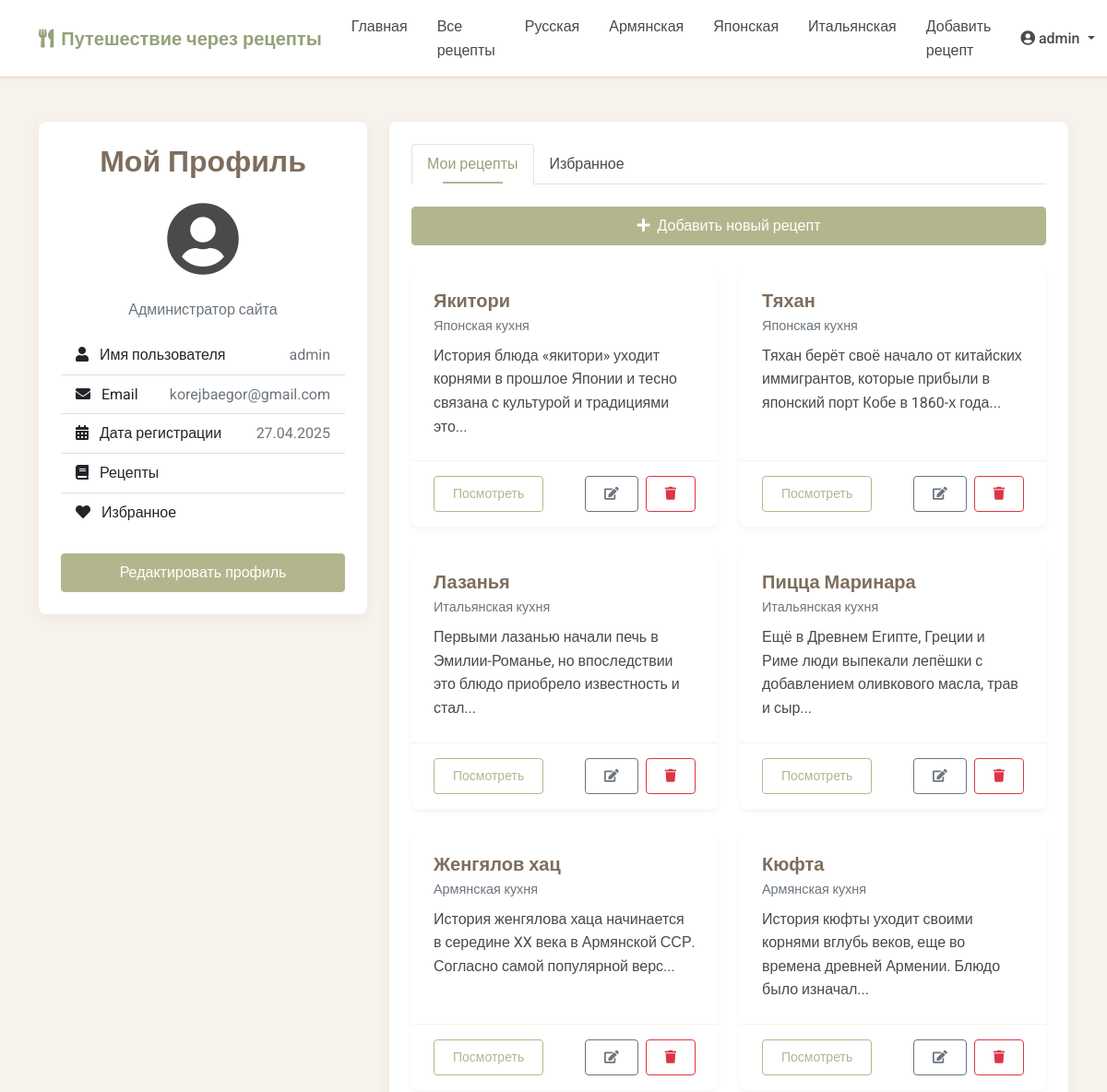
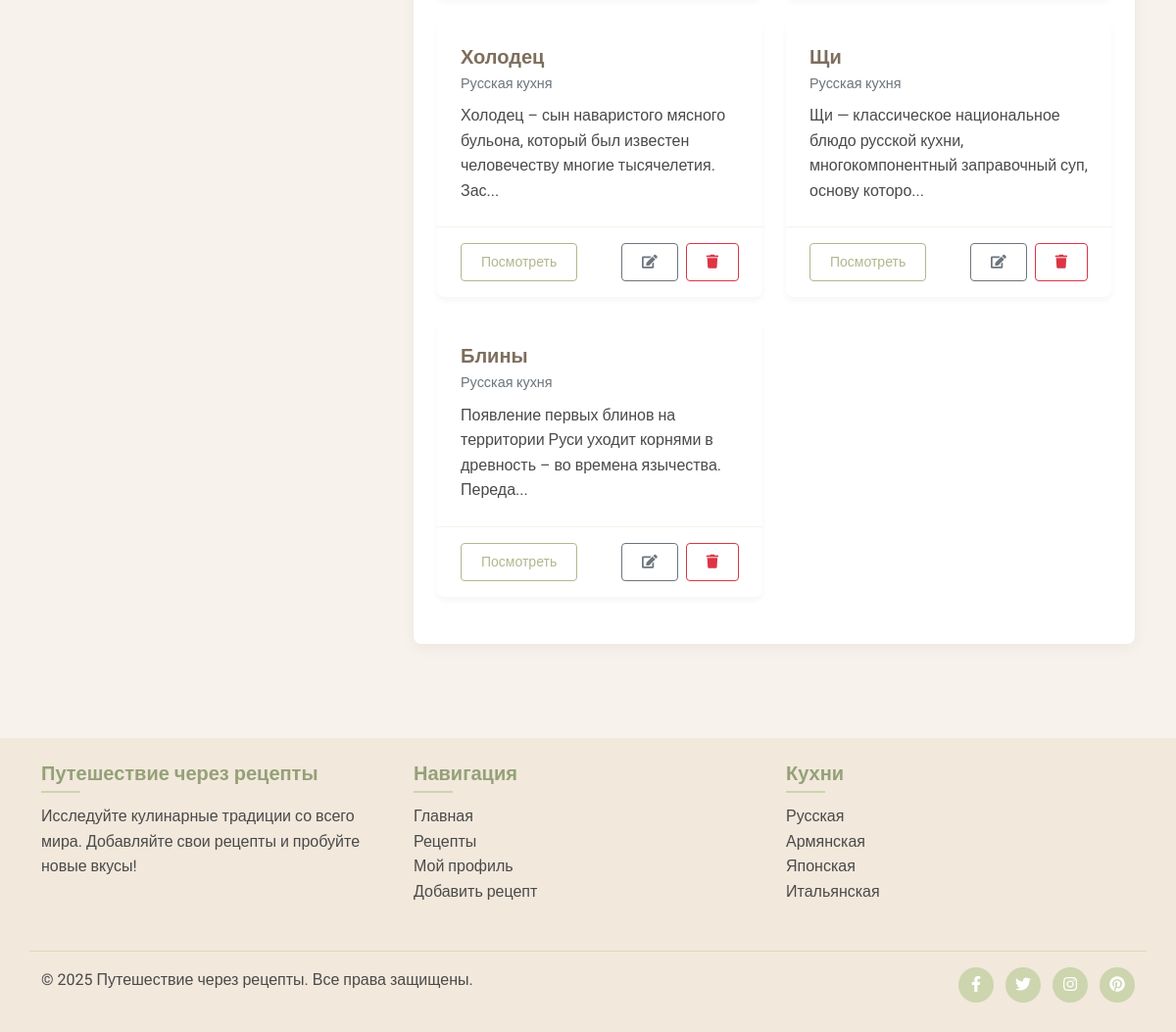
The app's page /profile (signed in) with its own data (2 pictures, top to bottom).
### models.py (models this page shows, shortened)
class Cuisine(db.Model):
    id = db.Column(db.Integer, primary_key=True)
    name = db.Column(db.String(64), unique=True, nullable=False)
    description = db.Column(db.Text)
    recipes = db.relationship('Recipe', backref='cuisine', lazy='dynamic')

class User(UserMixin, db.Model):
    id = db.Column(db.Integer, primary_key=True)
    username = db.Column(db.String(64), unique=True, nullable=False)
    email = db.Column(db.String(120), unique=True, nullable=False)
    password_hash = db.Column(db.String(256), nullable=False)
    is_admin = db.Column(db.Boolean, default=False)
    date_joined = db.Column(db.DateTime, default=datetime.utcnow)
    avatar = db.Column(db.String(256), default='default_avatar.png')  # URL или путь к аватарке пользователя
    bio = db.Column(db.Text, nullable=True)  # Биография пользователя
    recipes = db.relationship('Recipe', backref='author', lazy='dynamic', cascade='all, delete-orphan')
    favorites = db.relationship('Favorite', backref='user', lazy='dynamic', cascade='all, delete-orphan')
    comments = db.relationship('Comment', backref='author', lazy='dynamic', cascade='all, delete-orphan')
    ratings = db.relationship('Rating', backref='user', lazy='dynamic', cascade='all, delete-orphan')

class Recipe(db.Model):
    id = db.Column(db.Integer, primary_key=True)
    title = db.Column(db.String(128), nullable=False)
    description = db.Column(db.Text)
    ingredients = db.Column(db.Text, nullable=False)
    instructions = db.Column(db.Text, nullable=False)
    prep_time = db.Column(db.Integer)  # в минутах
    cook_time = db.Column(db.Integer)  # в минутах
    servings = db.Column(db.Integer)
    difficulty = db.Column(db.String(20))  # Легкий, Средний, Сложный
    created_at = db.Column(db.DateTime, default=datetime.utcnow)
    updated_at = db.Column(db.DateTime, default=datetime.utcnow, onupdate=datetime.utcnow)
    user_id = db.Column(db.Integer, db.ForeignKey('user.id'))
    cuisine_id = db.Column(db.Integer, db.ForeignKey('cuisine.id'))
    image_url = db.Column(db.String(1024))  # Добавляем поле для URL изображения
    favorites = db.relationship('Favorite', backref='recipe', lazy='dynamic', cascade='all, delete-orphan')
    comments = db.relationship('Comment', backref='recipe', lazy='dynamic', cascade='all, delete-orphan')
    ratings = db.relationship('Rating', backref='recipe', lazy='dynamic', cascade='all, delete-orphan')
    photos = db.relationship('RecipePhoto', backref='recipe', lazy='dynamic', cascade='all, delete-orphan')

### routes.py (the view, shortened to what this page needs)
@app.route('/profile', methods=['GET', 'POST'])
@login_required
def profile():
    form = ProfileForm(obj=current_user)
    user_recipes = Recipe.query.filter_by(user_id=current_user.id).order_by(Recipe.created_at.desc()).all()
    favorite_ids = [fav.recipe_id for fav in Favorite.query.filter_by(user_id=current_user.id).all()]
    favorite_recipes = Recipe.query.filter(Recipe.id.in_(favorite_ids)).all() if favorite_ids else []
    return render_template('profile.html', form=form, user_recipes=user_recipes, favorite_recipes=favorite_recipes)

### templates/profile.html (shortened to what this page needs)
{% extends 'base.html' %}
{% block content %}
<div class="container py-5">
    <div class="row">
        <div class="col-md-4 mb-4">
            <div class="card shadow-custom">
                <div class="card-body">
                    <h2 class="card-title text-center mb-4">Мой Профиль</h2>
                    <div class="text-center mb-4">
                        {% if current_user.avatar and current_user.avatar != 'default_avatar.png' %}
                            <img src="{{ current_user.avatar }}" alt="{{ current_user.username }}" class="rounded-circle mb-3" style="width: 120px; height: 120px; object-fit: cover;">
                        {% else %}
                            <i class="fas fa-user-circle fa-5x text-accent"></i>
                        {% endif %}
                    </div>
                    {% if current_user.bio %}
                        <div class="mb-3 text-center">
                            <p class="text-muted font-italic">{{ current_user.bio }}</p>
                        </div>
                    {% endif %}
                    <ul class="list-group list-group-flush mb-4">
                        <li class="list-group-item d-flex justify-content-between align-items-center">
                            <span><i class="fas fa-user me-2 text-accent"></i> Имя пользователя</span>
                            <span class="text-muted">{{ current_user.username }}</span>
                        </li>
                        <li class="list-group-item d-flex justify-content-between align-items-center">
                            <span><i class="fas fa-envelope me-2 text-accent"></i> Email</span>
                            <span class="text-muted">{{ current_user.email }}</span>
                        </li>
                        <li class="list-group-item d-flex justify-content-between align-items-center">
                            <span><i class="fas fa-calendar-alt me-2 text-accent"></i> Дата регистрации</span>
                            <span class="text-muted">{{ current_user.date_joined.strftime('%d.%m.%Y') }}</span>
                        </li>
                        <li class="list-group-item d-flex justify-content-between align-items-center">
                            <span><i class="fas fa-book me-2 text-accent"></i> Рецепты</span>
                            <span class="badge bg-accent rounded-pill">{{ user_recipes|length }}</span>
                        </li>
                        <li class="list-group-item d-flex justify-content-between align-items-center">
                            <span><i class="fas fa-heart me-2 text-accent"></i> Избранное</span>
                            <span class="badge bg-accent rounded-pill">{{ favorite_recipes|length }}</span>
                        </li>
                    </ul>
                    <button class="btn btn-primary w-100" data-bs-toggle="modal" data-bs-target="#editProfileModal">
                        Редактировать профиль
                    </button>
                </div>
            </div>
        </div>
        <div class="col-md-8">
            <div class="card shadow-custom">
                <div class="card-body">
                    <ul class="nav nav-tabs mb-4" id="profileTabs" role="tablist">
                        <li class="nav-item" role="presentation">
                            <button class="nav-link active" id="recipes-tab" data-bs-toggle="tab" data-bs-target="#recipes" type="button" role="tab" aria-controls="recipes" aria-selected="true">
                                Мои рецепты
                            </button>
                        </li>
                        <li class="nav-item" role="presentation">
                            <button class="nav-link" id="favorites-tab" data-bs-toggle="tab" data-bs-target="#favorites" type="button" role="tab" aria-controls="favorites" aria-selected="false">
                                Избранное
                            </button>
                        </li>
                    </ul>
                    <div class="tab-content" id="profileTabsContent">
                        <div class="tab-pane fade show active" id="recipes" role="tabpanel" aria-labelledby="recipes-tab">
                            {% if user_recipes %}
                                <div class="d-grid gap-3 mb-4">
                                    <a href="{{ url_for('add_recipe') }}" class="btn btn-primary">
                                        <i class="fas fa-plus me-2"></i>Добавить новый рецепт
                                    </a>
                                </div>
                                <div class="row">
                                    {% for recipe in user_recipes %}
                                        <div class="col-md-6 mb-4">
                                            <div class="card h-100">
                                                <div class="card-body">
                                                    <h5 class="card-title">{{ recipe.title }}</h5>
                                                    <p class="card-subtitle mb-2 text-muted">{{ recipe.cuisine.name }} кухня</p>
                                                    <p class="card-text">{{ recipe.description[:100] }}{% if recipe.description|length > 100 %}...{% endif %}</p>
                                                </div>
                                                <div class="card-footer bg-white">
                                                    <div class="d-flex justify-content-between align-items-center">
                                                        <a href="{{ url_for('recipe_detail', recipe_id=recipe.id) }}" class="btn btn-sm btn-outline-primary">Посмотреть</a>
                                                        <div>
                                                            <a href="{{ url_for('edit_recipe', recipe_id=recipe.id) }}" class="btn btn-sm btn-outline-secondary me-1">
                                                                <i class="fas fa-edit"></i>
                                                            </a>
                                                            <form action="{{ url_for('delete_recipe', recipe_id=recipe.id) }}" method="POST" class="d-inline" id="delete-recipe-form">
                                                                <button type="submit" class="btn btn-sm btn-outline-danger">
                                                                    <i class="fas fa-trash"></i>
                                                                </button>
                                                            </form>
                                                        </div>
                                                    </div>
                                                </div>
                                            </div>
                                        </div>
                                    {% endfor %}
                                </div>
                            {% endif %}
                        </div>
                    </div>
                </div>
            </div>
        </div>
    </div>
</div>
{% endblock %}

### templates/base.html (shortened to what this page needs)
<!DOCTYPE html>
<html lang="ru">
<head>
    <link href="https://cdn.jsdelivr.net/npm/bootstrap@5.1.3/dist/css/bootstrap.min.css" rel="stylesheet">
    <link rel="stylesheet" href="https://cdnjs.cloudflare.com/ajax/libs/font-awesome/5.15.4/css/all.min.css">
    <link rel="stylesheet" href="{{ url_for('static', filename='css/main.css') }}">
</head>
<body>
    <nav class="navbar navbar-expand-lg navbar-light sticky-top">
        <div class="container">
            <a class="navbar-brand" href="{{ url_for('index') }}">
                <i class="fas fa-utensils me-2"></i>Путешествие через рецепты
            </a>
            <div class="collapse navbar-collapse" id="navbarNav">
                <ul class="navbar-nav me-auto">
                    <li class="nav-item">
                        <a class="nav-link {% if request.path == url_for('index') %}active{% endif %}" href="{{ url_for('index') }}">Главная</a>
                    </li>
                    <li class="nav-item">
                        <a class="nav-link {% if request.path == url_for('recipes') %}active{% endif %}" href="{{ url_for('recipes') }}">Все рецепты</a>
                    </li>
                    {% for cuisine in g.all_cuisines %}
                    <li class="nav-item">
                        <a class="nav-link {% if request.path == url_for('cuisine_recipes', cuisine_id=cuisine.id) %}active{% endif %}" href="{{ url_for('cuisine_recipes', cuisine_id=cuisine.id) }}">{{ cuisine.name }}</a>
                    </li>
                    {% endfor %}
                    {% if current_user.is_authenticated %}
                        <li class="nav-item">
                            <a class="nav-link {% if request.path == url_for('add_recipe') %}active{% endif %}" href="{{ url_for('add_recipe') }}">Добавить рецепт</a>
                        </li>
                    {% endif %}
                </ul>
                <div class="navbar-nav">
                    {% if current_user.is_authenticated %}
                        <div class="nav-item dropdown">
                            <a class="nav-link dropdown-toggle" href="#" id="userDropdown" role="button" data-bs-toggle="dropdown" aria-expanded="false">
                                <i class="fas fa-user-circle me-1"></i>{{ current_user.username }}
                            </a>
                        </div>
                    {% else %}
                        <a class="nav-link" href="{{ url_for('login') }}">Вход</a>
                        <a class="nav-link" href="{{ url_for('register') }}">Регистрация</a>
                    {% endif %}
                </div>
            </div>
        </div>
    </nav>
    {% block content %}{% endblock %}
    <footer class="footer py-4 mt-5">
        <div class="container">
            <div class="row">
                <div class="col-md-4 mb-3">
                    <h5>Путешествие через рецепты</h5>
                    <p>Исследуйте кулинарные традиции со всего мира. Добавляйте свои рецепты и пробуйте новые вкусы!</p>
                </div>
                <div class="col-md-4 mb-3">
                    <h5>Навигация</h5>
                    <ul class="list-unstyled">
                        <li><a href="{{ url_for('index') }}">Главная</a></li>
                        <li><a href="{{ url_for('recipes') }}">Рецепты</a></li>
                        {% if current_user.is_authenticated %}
                            <li><a href="{{ url_for('profile') }}">Мой профиль</a></li>
                            <li><a href="{{ url_for('add_recipe') }}">Добавить рецепт</a></li>
                        {% else %}
                            <li><a href="{{ url_for('login') }}">Вход</a></li>
                            <li><a href="{{ url_for('register') }}">Регистрация</a></li>
                        {% endif %}
                    </ul>
                </div>
                <div class="col-md-4">
                    <h5>Кухни</h5>
                    <ul class="list-unstyled">
                        {% for cuisine in g.all_cuisines %}
                            <li><a href="{{ url_for('cuisine_recipes', cuisine_id=cuisine.id) }}">{{ cuisine.name }}</a></li>
                        {% endfor %}
                    </ul>
                </div>
            </div>
            <div class="row border-top pt-3 mt-3">
                <div class="col-md-6">
                    <p>&copy; 2025 Путешествие через рецепты. Все права защищены.</p>
                </div>
                <div class="col-md-6 text-md-end">
                    <ul class="list-inline mb-0">
                        <li class="list-inline-item"><a href="#"><i class="fab fa-facebook-f"></i></a></li>
                        <li class="list-inline-item"><a href="#"><i class="fab fa-twitter"></i></a></li>
                        <li class="list-inline-item"><a href="#"><i class="fab fa-instagram"></i></a></li>
                        <li class="list-inline-item"><a href="#"><i class="fab fa-pinterest"></i></a></li>
                    </ul>
                </div>
            </div>
        </div>
    </footer>
</body>
</html>

### records on screen
Cuisine: name "Русская"
Cuisine: name "Армянская"
Cuisine: name "Японская"
Cuisine: name "Итальянская"
User: username "admin", bio "Администратор сайта", email "korejbaegor@gmail.com", date_joined "27.04.2025"
Recipe: title "Якитори", cuisine.name "Японская", description "История блюда «якитори» уходит корнями в прошлое Японии и тесно связана с культурой и традициями это"
Recipe: title "Тяхан", cuisine.name "Японская", description "Тяхан берёт своё начало от китайских иммигрантов, которые прибыли в японский порт Кобе в 1860-х года"
Recipe: title "Лазанья", cuisine.name "Итальянская", description "Первыми лазанью начали печь в Эмилии-Романье, но впоследствии это блюдо приобрело известность и стал"
Recipe: title "Пицца Маринара", cuisine.name "Итальянская", description "Ещё в Древнем Египте, Греции и Риме люди выпекали лепёшки с добавлением оливкового масла, трав и сыр"
Recipe: title "Женгялов хац", cuisine.name "Армянская", description "История женгялова хаца начинается в середине XX века в Армянской ССР. Согласно самой популярной верс"
Recipe: title "Кюфта", cuisine.name "Армянская", description "История кюфты уходит своими корнями вглубь веков, еще во времена древней Армении. Блюдо было изначал"
Recipe: title "Холодец", cuisine.name "Русская", description "Холодец – сын наваристого мясного бульона, который был известен человечеству многие тысячелетия. Зас"
Recipe: title "Щи", cuisine.name "Русская", description "Щи — классическое национальное блюдо русской кухни, многокомпонентный заправочный суп, основу которо"
Recipe: title "Блины", cuisine.name "Русская", description "Появление первых блинов на территории Руси уходит корнями в древность – во времена язычества. Переда"
